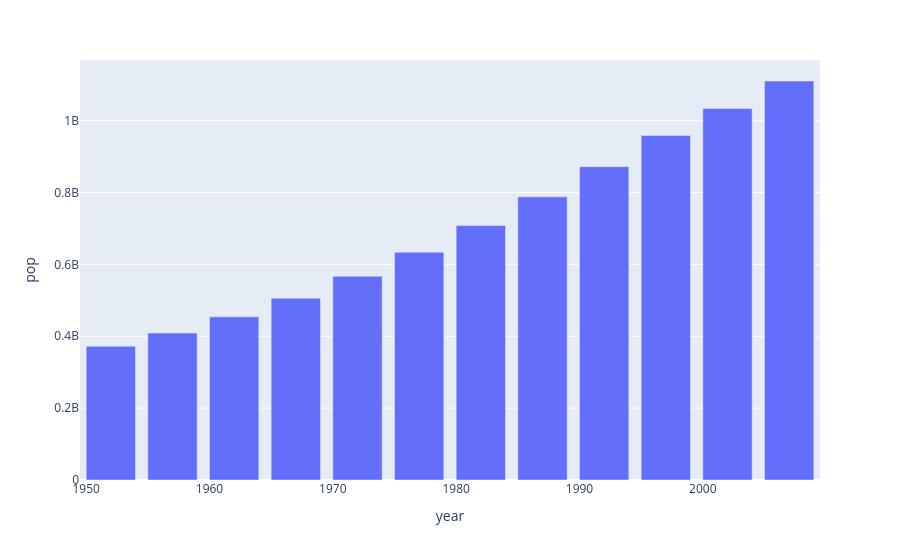

The code cell stored with this chart in its notebook:
### Code cell
# bar chart
# india's pop over the years
temp_df = gap[gap['country'] == 'India']
px.bar(temp_df,x='year',y='pop')

### Figure 1 — Plotly figure (JSON) as saved in the notebook; plotly's stock layout.template omitted (floating-point values rounded to 4 significant figures)
{"data": [{"hovertemplate": "year=%{x}<br>pop=%{y}<extra></extra>", "legendgroup": "", "marker": {"color": "#636efa", "pattern": {"shape": ""}}, "name": "", "orientation": "v", "showlegend": false, "textposition": "auto", "type": "bar", "x": [1952, 1957, 1962, 1967, 1972, 1977, 1982, 1987, 1992, 1997, 2002, 2007], "xaxis": "x", "y": [372000000, 409000000, 454000000, 506000000, 567000000, 634000000, 708000000, 788000000, 872000000, 959000000, 1034172547, 1110396331], "yaxis": "y"}], "layout": {"barmode": "relative", "legend": {"tracegroupgap": 0}, "margin": {"t": 60}, "xaxis": {"anchor": "y", "domain": [0, 1], "title": {"text": "year"}}, "yaxis": {"anchor": "x", "domain": [0, 1], "title": {"text": "pop"}}}}
